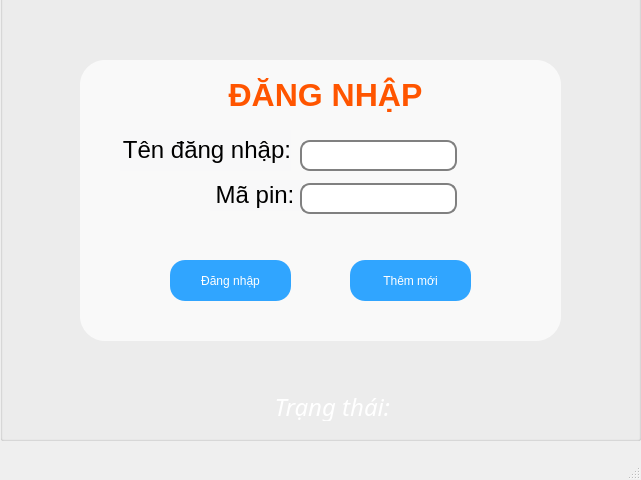
<?xml version="1.0" encoding="UTF-8"?>
<ui version="4.0">
 <class>LoginAPP</class>
 <widget class="QMainWindow" name="LoginAPP">
  <property name="geometry">
   <rect>
    <x>0</x>
    <y>0</y>
    <width>641</width>
    <height>480</height>
   </rect>
  </property>
  <property name="windowTitle">
   <string>LoginAPP</string>
  </property>
  <property name="styleSheet">
   <string notr="true">QPushButton:hover:!pressed
{
  	border: 3px solid white;
	background-color: red;
}</string>
  </property>
  <widget class="QWidget" name="centralwidget">
   <widget class="QGroupBox" name="groupBox">
    <property name="geometry">
     <rect>
      <x>80</x>
      <y>60</y>
      <width>481</width>
      <height>281</height>
     </rect>
    </property>
    <property name="styleSheet">
     <string notr="true">font: 75 14pt &quot;MS Shell Dlg 2&quot;;
background-color: rgb(255, 255, 255, 180);
border-radius: 25px;</string>
    </property>
    <property name="title">
     <string/>
    </property>
    <widget class="QLabel" name="label_TenDangNhap">
     <property name="geometry">
      <rect>
       <x>40</x>
       <y>70</y>
       <width>171</width>
       <height>41</height>
      </rect>
     </property>
     <property name="styleSheet">
      <string notr="true">font: 16pt &quot;Bahnschrift&quot;;
background-color: rgb(228, 236, 255,10);</string>
     </property>
     <property name="text">
      <string>&lt;html&gt;&lt;head/&gt;&lt;body&gt;&lt;p align=&quot;right&quot;&gt;&lt;span style=&quot; font-size:18pt; color:#000000;&quot;&gt;Tên đăng nhập:&lt;/span&gt;&lt;/p&gt;&lt;/body&gt;&lt;/html&gt;</string>
     </property>
    </widget>
    <widget class="QLabel" name="label_MaPin">
     <property name="geometry">
      <rect>
       <x>130</x>
       <y>120</y>
       <width>91</width>
       <height>31</height>
      </rect>
     </property>
     <property name="styleSheet">
      <string notr="true">font: 16pt &quot;Bahnschrift&quot;;
background-color: rgb(228, 236, 255,10);</string>
     </property>
     <property name="text">
      <string>&lt;html&gt;&lt;head/&gt;&lt;body&gt;&lt;p align=&quot;right&quot;&gt;&lt;span style=&quot; font-size:18pt; color:#000000;&quot;&gt;Mã pin: &lt;/span&gt;&lt;/p&gt;&lt;/body&gt;&lt;/html&gt;</string>
     </property>
    </widget>
    <widget class="QLineEdit" name="lineEdit_TenDangNhap">
     <property name="geometry">
      <rect>
       <x>220</x>
       <y>80</y>
       <width>157</width>
       <height>31</height>
      </rect>
     </property>
     <property name="minimumSize">
      <size>
       <width>0</width>
       <height>20</height>
      </size>
     </property>
     <property name="styleSheet">
      <string notr="true">background-color: rgb(246, 244, 255);
font: 75 13pt &quot;Segoe UI&quot;;
background-color: rgb(255, 255, 255);
border: 2px solid gray;
border-radius: 10px;</string>
     </property>
    </widget>
    <widget class="QLineEdit" name="lineEdit_MaPin">
     <property name="geometry">
      <rect>
       <x>220</x>
       <y>123</y>
       <width>157</width>
       <height>31</height>
      </rect>
     </property>
     <property name="styleSheet">
      <string notr="true">background-color: rgb(246, 244, 255);
background-color: rgb(255, 255, 255);
border: 2px solid gray;
border-radius: 10px;
font: 75 11pt &quot;Segoe UI&quot;;</string>
     </property>
     <property name="echoMode">
      <enum>QLineEdit::Password</enum>
     </property>
    </widget>
    <widget class="QPushButton" name="pushButton_DangNhap">
     <property name="geometry">
      <rect>
       <x>90</x>
       <y>200</y>
       <width>121</width>
       <height>41</height>
      </rect>
     </property>
     <property name="styleSheet">
      <string notr="true">border-radius: 15px;
color: rgb(255, 255, 255);
background-color: rgb(48, 165, 255);</string>
     </property>
     <property name="text">
      <string>Đăng nhập</string>
     </property>
    </widget>
    <widget class="QPushButton" name="pushButton_ThemTaiKhoan">
     <property name="geometry">
      <rect>
       <x>270</x>
       <y>200</y>
       <width>121</width>
       <height>41</height>
      </rect>
     </property>
     <property name="styleSheet">
      <string notr="true">border-radius: 15px;
color: rgb(255, 255, 255);
background-color: rgb(48, 165, 255);</string>
     </property>
     <property name="text">
      <string>Thêm mới</string>
     </property>
    </widget>
    <widget class="QLabel" name="label">
     <property name="geometry">
      <rect>
       <x>140</x>
       <y>10</y>
       <width>211</width>
       <height>51</height>
      </rect>
     </property>
     <property name="styleSheet">
      <string notr="true">background-color: rgb(85, 255, 255,0);
color: rgb(254, 88, 91);</string>
     </property>
     <property name="text">
      <string>&lt;html&gt;&lt;head/&gt;&lt;body&gt;&lt;p align=&quot;center&quot;&gt;&lt;span style=&quot; font-size:24pt; font-weight:600; color:#ff5500;&quot;&gt;ĐĂNG NHẬP&lt;/span&gt;&lt;/p&gt;&lt;/body&gt;&lt;/html&gt;</string>
     </property>
    </widget>
   </widget>
   <widget class="QGroupBox" name="groupBox_2">
    <property name="geometry">
     <rect>
      <x>0</x>
      <y>-10</y>
      <width>641</width>
      <height>451</height>
     </rect>
    </property>
    <property name="styleSheet">
     <string notr="true">background-image: url(:/Images/BackGr/bkgr_Login.jpg);</string>
    </property>
    <property name="title">
     <string/>
    </property>
   </widget>
   <widget class="QLabel" name="label_TrangThai">
    <property name="geometry">
     <rect>
      <x>180</x>
      <y>390</y>
      <width>311</width>
      <height>31</height>
     </rect>
    </property>
    <property name="font">
     <font>
      <family>Bahnschrift</family>
      <pointsize>18</pointsize>
      <weight>9</weight>
      <italic>true</italic>
      <bold>false</bold>
     </font>
    </property>
    <property name="styleSheet">
     <string notr="true">font: 75 italic 18pt &quot;Bahnschrift&quot;;
background-color: rgb(222, 227, 255,0);
color: rgb(255, 255, 255);
border-radius: 10px;</string>
    </property>
    <property name="text">
     <string>&lt;html&gt;&lt;head/&gt;&lt;body&gt;&lt;p align=&quot;center&quot;&gt;&lt;span style=&quot; color:#ffffff;&quot;&gt;Trạng thái: &lt;/span&gt;&lt;/p&gt;&lt;/body&gt;&lt;/html&gt;</string>
    </property>
   </widget>
   <zorder>groupBox_2</zorder>
   <zorder>groupBox</zorder>
   <zorder>label_TrangThai</zorder>
  </widget>
  <widget class="QMenuBar" name="menubar">
   <property name="geometry">
    <rect>
     <x>0</x>
     <y>0</y>
     <width>641</width>
     <height>21</height>
    </rect>
   </property>
  </widget>
  <widget class="QStatusBar" name="statusbar"/>
 </widget>
 <resources/>
 <connections/>
</ui>
